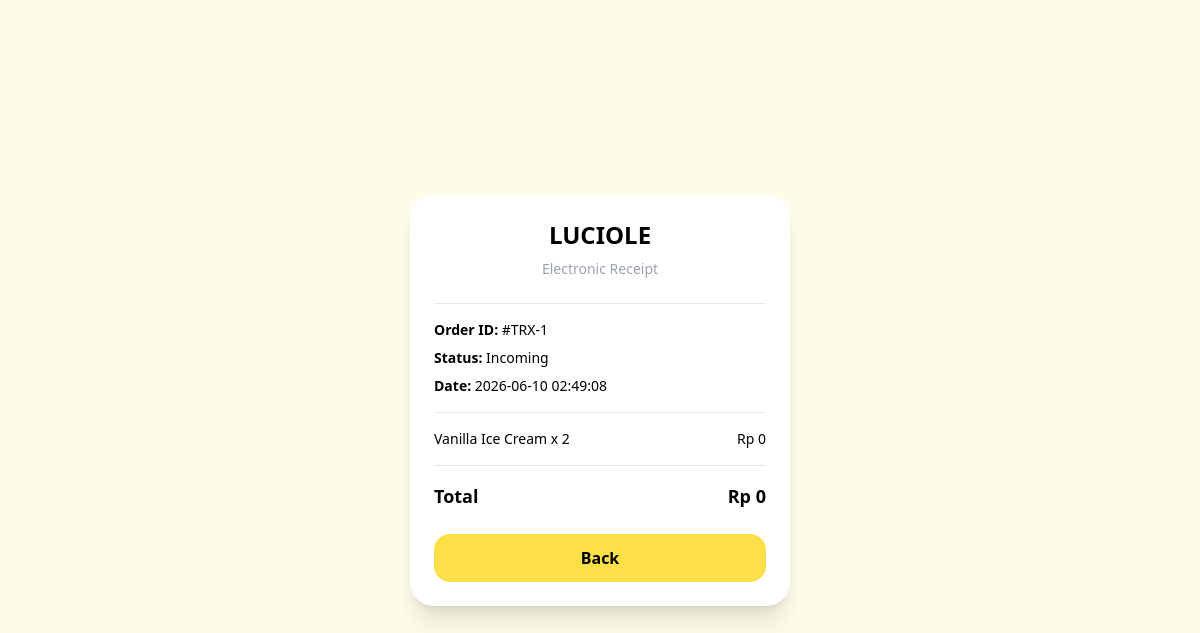
Page /receipt.php?id=1 on the committed database.
### tables this page shows
CREATE TABLE `transaction_detail` (
  `detail_id` int(11) NOT NULL,
  `transaction_id` int(11) NOT NULL,
  `menu_id` int(11) NOT NULL,
  `qty` int(11) NOT NULL,
  `price` int(11) NOT NULL
);

CREATE TABLE `transaction` (
  `transaction_id` int(11) NOT NULL,
  `menu_id` int(11) NOT NULL,
  `order_status` enum('Incoming','In Progress','Ready to Pick Up','Completed') NOT NULL DEFAULT 'Incoming',
  `created_at` timestamp NOT NULL DEFAULT current_timestamp()
);

CREATE TABLE `menu` (
  `menu_id` int(11) NOT NULL,
  `menu_name` varchar(255) NOT NULL,
  `price` int(11) DEFAULT NULL,
  `category` enum('Ice Cream','Drinks','Snacks') NOT NULL,
  `qty` int(11) NOT NULL DEFAULT 0,
  `status` enum('Available','Sold Out') NOT NULL DEFAULT 'Available',
  `image` varchar(255) DEFAULT NULL
);

### receipt.php (the view, shortened to what this page needs)
<?php
include 'koneksi.php';
$id = intval($_GET['id']);
$query = mysqli_query($conn, "
    SELECT
        t.transaction_id,
        t.order_status,
        t.created_at,
        m.menu_name,
        td.qty,
        td.price
    FROM `transaction` t
    JOIN transaction_detail td ON t.transaction_id = td.transaction_id
    JOIN menu m ON td.menu_id = m.menu_id
    WHERE t.transaction_id = $id
");
$items = [];
while ($row = mysqli_fetch_assoc($query)) {
    $items[] = $row;
}
$data = $items[0];
?>
<!DOCTYPE html>
<html>
<head>
    <script src="https://cdn.tailwindcss.com"></script>
</head>
<body class="bg-yellow-50 min-h-screen flex items-center justify-center">
    <div class="bg-white w-[380px] p-6 rounded-3xl shadow-xl">
        <h1 class="text-2xl font-black text-center mb-2">LUCIOLE</h1>
        <p class="text-center text-sm text-gray-400 mb-6">Electronic Receipt</p>
        <div class="border-t border-b py-4 space-y-2 text-sm">
           <p><b>Order ID:</b> #TRX-<?= $data['transaction_id']; ?></p>
<p><b>Status:</b> <?= $data['order_status']; ?></p>
<p><b>Date:</b> <?= $data['created_at']; ?></p>
        </div>
        <div class="py-4 space-y-2">
    <?php
    $total = 0;
    foreach ($items as $item) {
        $subtotal = $item['qty'] * $item['price'];
        $total += $subtotal;
    ?>
        <div class="flex justify-between text-sm">
            <span><?= $item['menu_name']; ?> x <?= $item['qty']; ?></span>
            <span>Rp <?= number_format($subtotal, 0, ',', '.'); ?></span>
        </div>
    <?php } ?>
</div>
        <div class="border-t pt-4 flex justify-between font-black text-lg">
            <span>Total</span>
            <span>Rp <?= number_format($total, 0, ',', '.'); ?></span>
        </div>
        <div class="mt-6 flex gap-2">
            <a href="index.php" class="w-full text-center bg-yellow-300 py-3 rounded-2xl font-bold">
                Back
            </a>
        </div>
    </div>
</body>
</html>

### rows in the picture
transaction_detail: transaction.transaction_id "1", transaction.order_status "Incoming", transaction.created_at "2026-06-10 02:49:08", menu.menu_name "Vanilla Ice Cream", qty "2", price "0"

### other values in the picture
$total "0"
